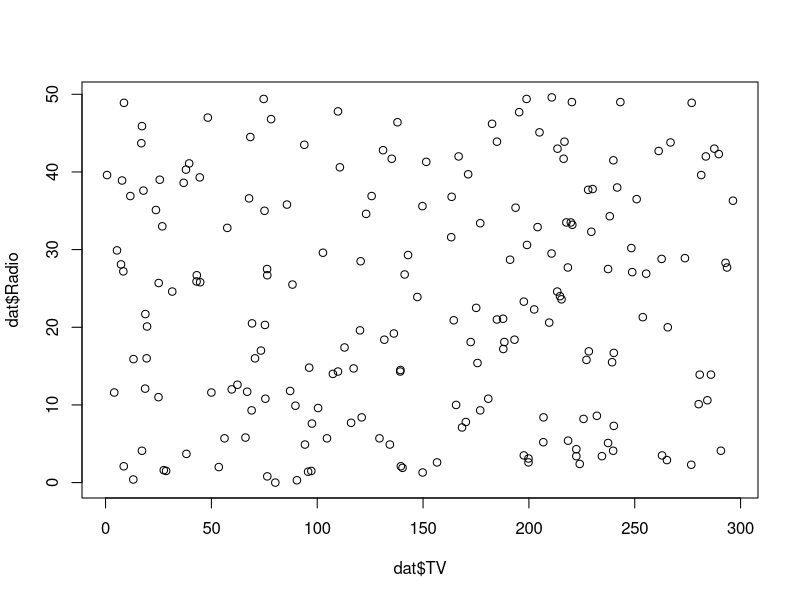
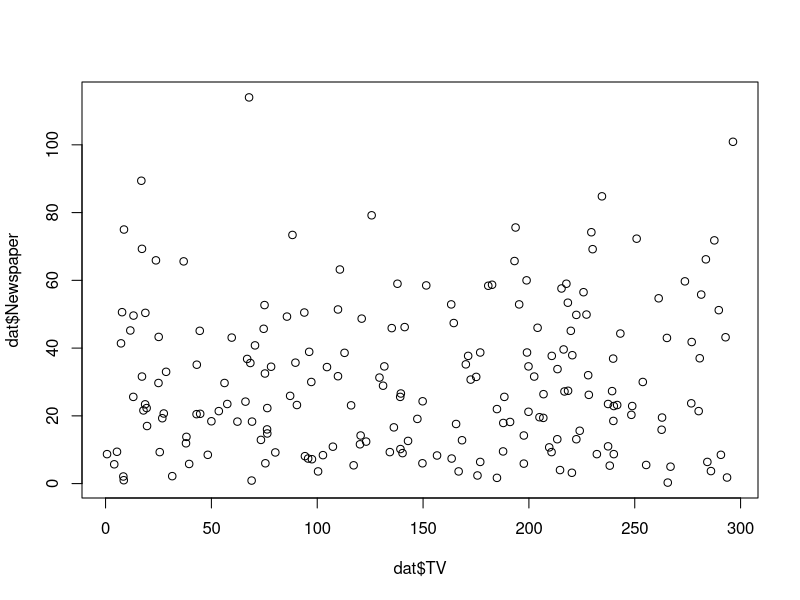
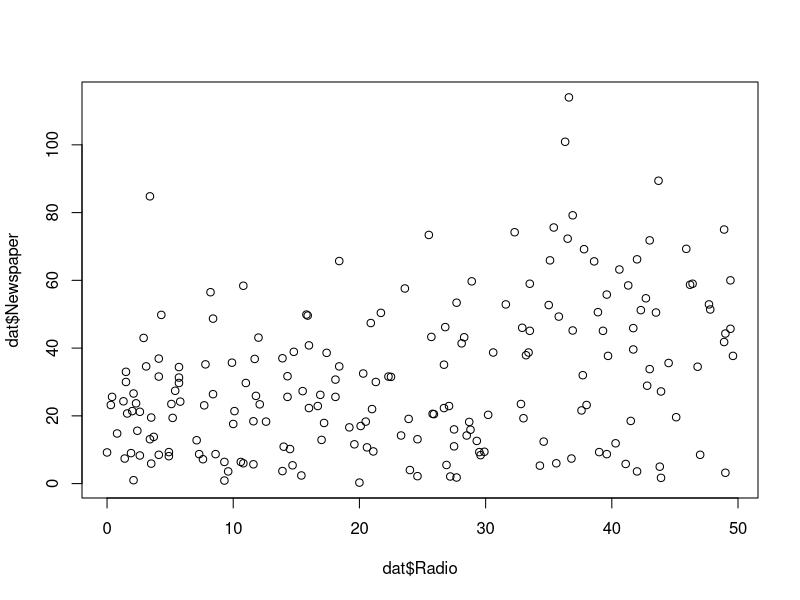

The R source for these figures, in order:
## ---- chunk 1
dat = read.csv("Advertising.csv")
## ---- chunk 2
model = lm(Sales~TV, data = dat)
summary(model)
## ---- chunk 3
model$coefficients
## ---- chunk 4
confint.lm(model,level = 0.95)
## ---- chunk 5
model$residuals
model$fitted.values
## ---- chunk 6
model1 = lm(Sales~TV, data=dat)
summary(model1)
## ---- chunk 7
model2 = lm(Sales~Radio, data = dat)
summary(model2)
## ---- chunk 8
model3 = lm(Sales~Newspaper, data=dat)
summary(model3)
## ---- chunk 9
# model4 = lm(Sales~TV+Radio+Newspaper, data = dat)

model4 = lm(Sales~., data=dat)

summary(model4)
## ---- chunk 10
cor(dat)
## ---- chunk 11
plot(dat$TV,dat$Radio)
plot(dat$TV, dat$Newspaper)
plot(dat$Radio, dat$Newspaper)
## ---- chunk 12
model5 = lm(Sales~TV+Radio, data = dat)

model5 = lm(Sales~.-Newspaper, data = dat)

summary(model5)
## ---- chunk 13
m1 = lm(Sales~TV, data=dat)

smry1 = summary(m1)
smry1$r.squared
smry1$adj.r.squared
## ---- chunk 14
set.seed(0201)

x = runif(200)*20
x1 = runif(200)*20

m2 = lm(Sales~TV+x+x1, data=dat)

smry2 = summary(m2)
smry2$r.squared
smry2$adj.r.squared
## ---- chunk 15
model4 = lm(Sales~., data=dat)

new_data = data.frame(TV = c(200, 210), 
                      Radio = c(20, 19), 
                      Newspaper= c(10, 12)
                      )

predict(model4, newdata = new_data)

predict(model4, newdata = new_data,interval = "confidence", level=0.95)

predict(model4, newdata = new_data,interval = "predict", level=0.95)
